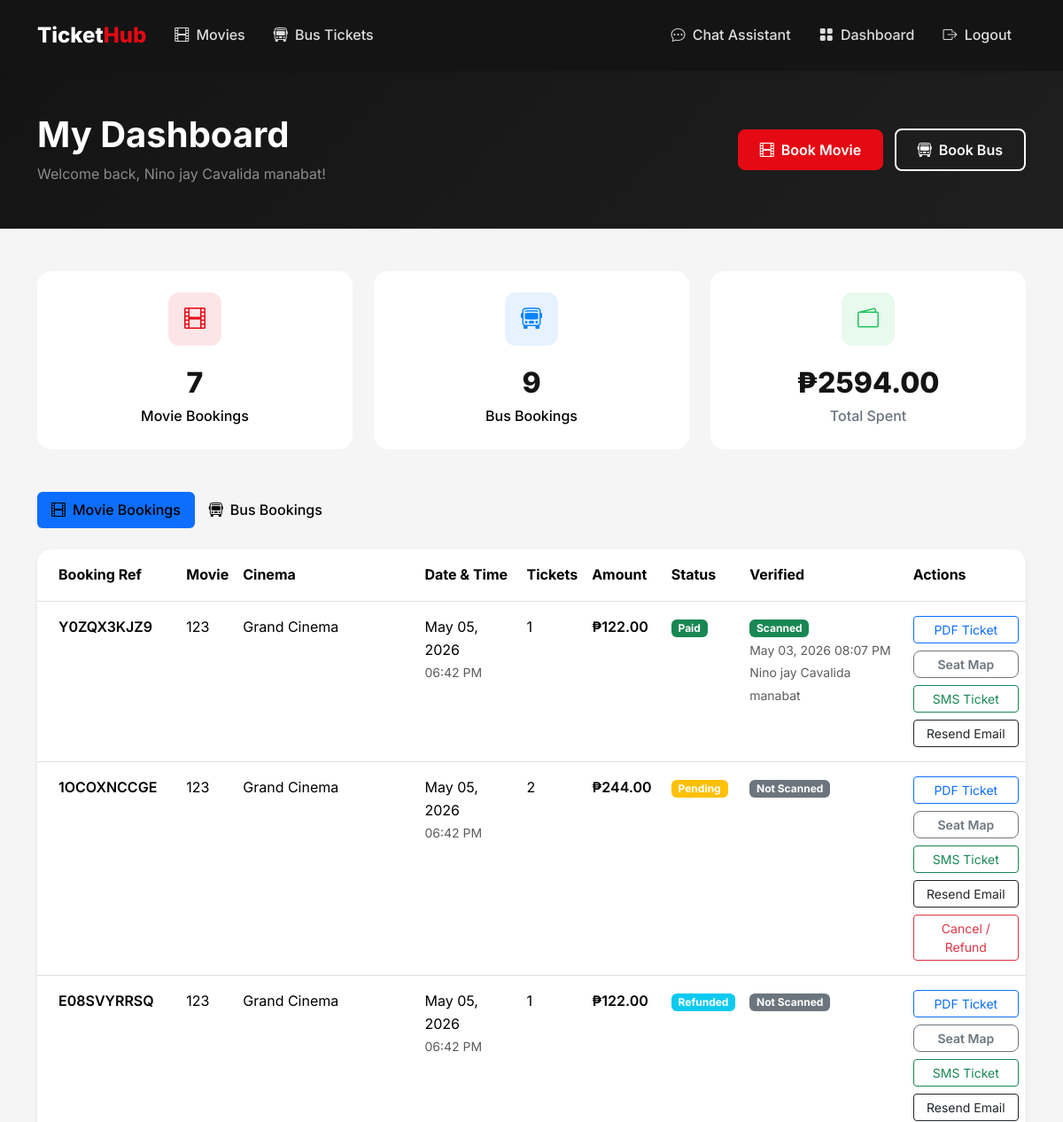
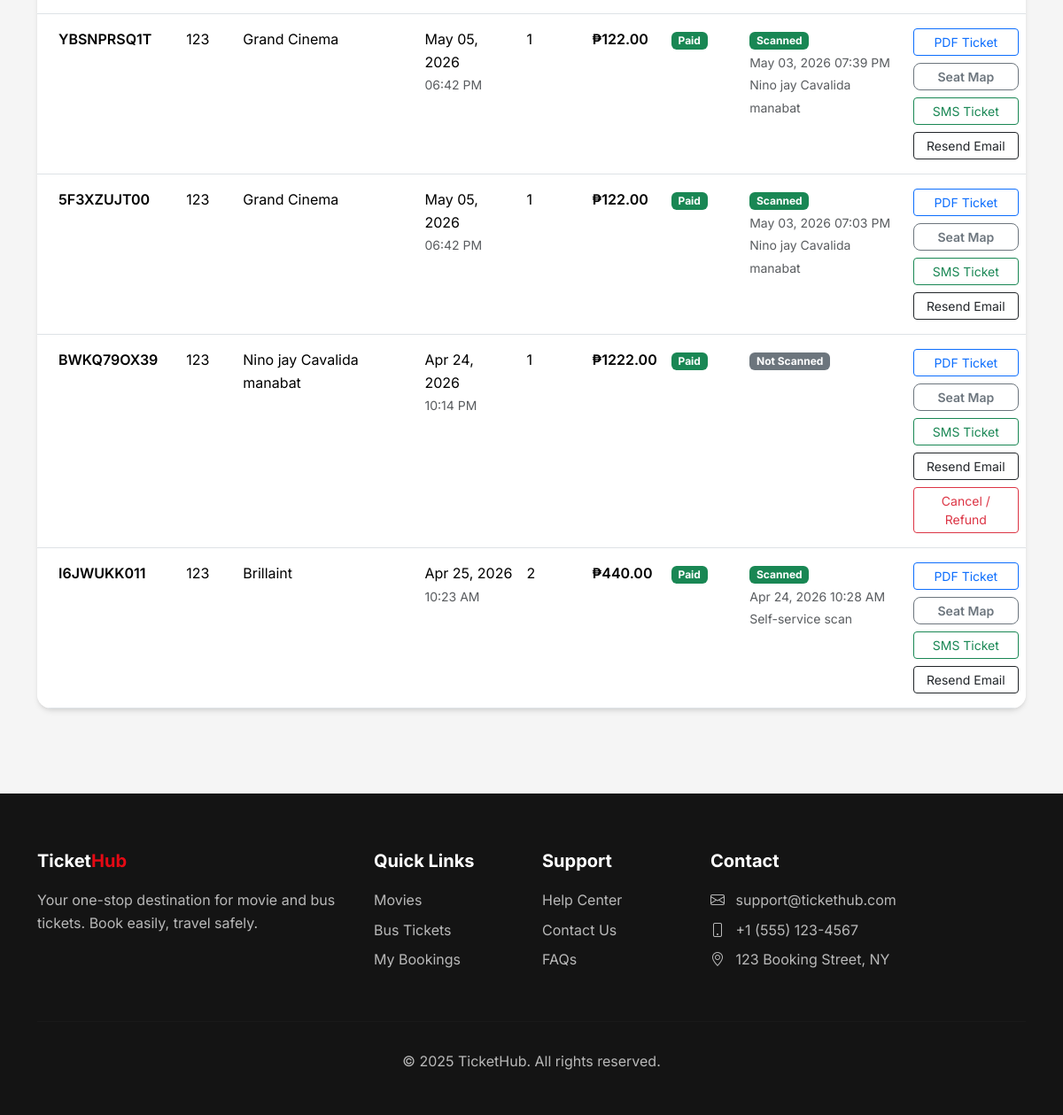
The page /dashboard (signed in) on the database its author committed (2 pictures, top to bottom).
### flask_app/app.py (models this page shows, shortened)
class User(UserMixin, db.Model):
    id = db.Column(db.Integer, primary_key=True)
    email = db.Column(db.String(120), unique=True, nullable=False)
    password_hash = db.Column(db.String(256), nullable=False)
    name = db.Column(db.String(100), nullable=False)
    phone = db.Column(db.String(20))
    is_admin = db.Column(db.Boolean, default=False)
    is_bus_operator = db.Column(db.Boolean, default=False)
    is_cinema_operator = db.Column(db.Boolean, default=False)
    created_at = db.Column(db.DateTime, default=datetime.utcnow)
    movie_bookings = db.relationship('MovieBooking', foreign_keys='MovieBooking.user_id', backref='user', lazy=True)
    bus_bookings = db.relationship('BusBooking', foreign_keys='BusBooking.user_id', backref='user', lazy=True)

class MovieBooking(db.Model):
    id = db.Column(db.Integer, primary_key=True)
    user_id = db.Column(db.Integer, db.ForeignKey('user.id'), nullable=False)
    showtime_id = db.Column(db.Integer, db.ForeignKey('showtime.id'), nullable=False)
    num_tickets = db.Column(db.Integer, nullable=False)
    seat_numbers = db.Column(db.String(200))
    total_amount = db.Column(db.Float, nullable=False)
    payment_status = db.Column(db.String(20), default='pending')  # pending, completed, failed, refunded
    payment_method = db.Column(db.String(20))     # 'card', 'gcash', 'paymaya', 'paypal'
    payment_reference = db.Column(db.String(255)) # PayMongo source/payment id
    booking_reference = db.Column(db.String(20), unique=True)
    is_verified = db.Column(db.Boolean, default=False, nullable=False)
    verified_at = db.Column(db.DateTime, nullable=True)
    verified_by_id = db.Column(db.Integer, db.ForeignKey('user.id'), nullable=True)
    cancelled_at = db.Column(db.DateTime, nullable=True)
    cancelled_by_id = db.Column(db.Integer, db.ForeignKey('user.id'), nullable=True)
    cancellation_reason = db.Column(db.String(255), nullable=True)
    refund_reference = db.Column(db.String(255), nullable=True)
    refunded_at = db.Column(db.DateTime, nullable=True)
    created_at = db.Column(db.DateTime, default=datetime.utcnow)
    verified_by = db.relationship('User', foreign_keys=[verified_by_id], backref='verified_movie_bookings')
    cancelled_by = db.relationship('User', foreign_keys=[cancelled_by_id], backref='cancelled_movie_bookings')

class Movie(db.Model):
    id = db.Column(db.Integer, primary_key=True)
    title = db.Column(db.String(200), nullable=False)
    description = db.Column(db.Text)
    genre = db.Column(db.String(100))
    duration = db.Column(db.Integer)  # in minutes
    rating = db.Column(db.String(10))  # PG, PG-13, R, etc.
    poster_image = db.Column(db.String(255))
    trailer_url = db.Column(db.String(255))
    release_date = db.Column(db.Date)
    is_active = db.Column(db.Boolean, default=True)
    created_at = db.Column(db.DateTime, default=datetime.utcnow)
    showtimes = db.relationship('Showtime', backref='movie', lazy=True, cascade='all, delete-orphan')

class Cinema(db.Model):
    id = db.Column(db.Integer, primary_key=True)
    name = db.Column(db.String(100), nullable=False)
    location = db.Column(db.String(200))
    total_seats = db.Column(db.Integer, default=100)
    operator_id = db.Column(db.Integer, db.ForeignKey('user.id'), nullable=True)
    image = db.Column(db.String(255))  # for picture
    seat_layout_style = db.Column(db.String(40), default=DEFAULT_CINEMA_LAYOUT_STYLE, nullable=False)
    vip_rows = db.Column(db.Integer, default=DEFAULT_CINEMA_VIP_ROWS)
    vip_surcharge = db.Column(db.Float, default=DEFAULT_CINEMA_VIP_SURCHARGE)
    showtimes = db.relationship('Showtime', backref='cinema', lazy=True, cascade='all, delete-orphan')
    operator = db.relationship('User', foreign_keys=[operator_id], backref='cinemas')

class Showtime(db.Model):
    id = db.Column(db.Integer, primary_key=True)
    movie_id = db.Column(db.Integer, db.ForeignKey('movie.id'), nullable=False)
    cinema_id = db.Column(db.Integer, db.ForeignKey('cinema.id'), nullable=False)
    show_date = db.Column(db.Date, nullable=False)
    show_time = db.Column(db.Time, nullable=False)
    price = db.Column(db.Float, nullable=False)
    available_seats = db.Column(db.Integer)
    bookings = db.relationship('MovieBooking', backref='showtime', lazy=True, cascade='all, delete-orphan')

### flask_app/app.py (the view)
@app.route('/dashboard')
@login_required
@regular_user_only
def dashboard():
    movie_bookings = MovieBooking.query.filter_by(user_id=current_user.id).order_by(MovieBooking.created_at.desc()).all()
    bus_bookings = BusBooking.query.filter_by(user_id=current_user.id).order_by(BusBooking.created_at.desc()).all()
    latest_email_statuses = get_latest_email_status_map(current_user.id)
    return render_template(
        'dashboard/index.html',
        movie_bookings=movie_bookings,
        bus_bookings=bus_bookings,
        latest_email_statuses=latest_email_statuses
    )

### flask_app/templates/dashboard/index.html (shortened to what this page needs)
{% extends 'base.html' %}
{% block content %}
<section class="py-5" style="background: linear-gradient(135deg, var(--dark) 0%, var(--dark-lighter) 100%);">
    <div class="container">
        <div class="row align-items-center">
            <div class="col">
                <h1 class="text-white fw-bold mb-2">My Dashboard</h1>
                <p class="text-white-50 mb-0">Welcome back, {{ current_user.name }}!</p>
            </div>
            <div class="col-auto">
                <a href="{{ url_for('movies') }}" class="btn btn-primary me-2">
                    <i class="bi bi-film me-2"></i>Book Movie
                </a>
                <a href="{{ url_for('bus_routes') }}" class="btn btn-outline-light">
                    <i class="bi bi-bus-front me-2"></i>Book Bus
                </a>
            </div>
        </div>
    </div>
</section>
<section class="py-5">
    <div class="container">
        <div class="row g-4 mb-5">
            <div class="col-md-4">
                <div class="stat-card">
                    <div class="stat-icon" style="background: rgba(229, 9, 20, 0.1);">
                        <i class="bi bi-film" style="color: var(--primary);"></i>
                    </div>
                    <div class="stat-value">{{ movie_bookings|length }}</div>
                    <div class="stat-label" style="color: #000;">Movie Bookings</div>
                </div>
            </div>
            <div class="col-md-4">
                <div class="stat-card">
                    <div class="stat-icon" style="background: rgba(10, 132, 255, 0.1);">
                        <i class="bi bi-bus-front" style="color: var(--secondary);"></i>
                    </div>
                    <div class="stat-value">{{ bus_bookings|length }}</div>
                    <div class="stat-label" style="color: #000;">Bus Bookings</div>
                </div>
            </div>
            <div class="col-md-4">
                <div class="stat-card">
                    <div class="stat-icon" style="background: rgba(34, 197, 94, 0.1);">
                        <i class="bi bi-wallet2" style="color: #22C55E;"></i>
                    </div>
                    <div class="stat-value">₱{{ "%.2f"|format(
                        (movie_bookings|selectattr('payment_status', 'equalto', 'completed')|sum(attribute='total_amount')) +
                        (movie_bookings|selectattr('payment_status', 'equalto', 'paid')|sum(attribute='total_amount')) +
                        (bus_bookings|selectattr('payment_status', 'equalto', 'completed')|sum(attribute='total_amount')) +
                        (bus_bookings|selectattr('payment_status', 'equalto', 'paid')|sum(attribute='total_amount'))
                    ) }}</div>
                    <div class="stat-label">Total Spent</div>
                </div>
            </div>
        </div>
        <ul class="nav nav-pills mb-4" role="tablist">
            <li class="nav-item">
                <button class="nav-link active px-4" data-bs-toggle="pill" data-bs-target="#movie-bookings" style="color: #000 !important;">
                    <i class="bi bi-film me-2"></i>Movie Bookings
                </button>
            </li>
            <li class="nav-item">
                <button class="nav-link px-4" data-bs-toggle="pill" data-bs-target="#bus-bookings" style="color: #000 !important;">
                    <i class="bi bi-bus-front me-2"></i>Bus Bookings
                </button>
            </li>
        </ul>
        <div class="tab-content">
            <div class="tab-pane fade show active" id="movie-bookings">
                {% if movie_bookings %}
                    <div class="card">
                        <div class="table-responsive">
                            <table class="table table-hover mb-0">
                                <thead class="bg-light">
                                    <tr>
                                        <th class="px-4 py-3">Booking Ref</th>
                                        <th class="py-3">Movie</th>
                                        <th class="py-3">Cinema</th>
                                        <th class="py-3">Date & Time</th>
                                        <th class="py-3">Tickets</th>
                                        <th class="py-3">Amount</th>
                                        <th class="py-3">Status</th>
                                        <th class="py-3">Verified</th>
                                        <th class="py-3">Actions</th>
                                    </tr>
                                </thead>
                                <tbody>
                                    {% for booking in movie_bookings %}
                                    <tr>
                                        <td class="px-4 py-3">
                                            <span class="fw-semibold">{{ booking.booking_reference }}</span>
                                        </td>
                                        <td class="py-3">{{ booking.showtime.movie.title }}</td>
                                        <td class="py-3">{{ booking.showtime.cinema.name }}</td>
                                        <td class="py-3">
                                            {{ booking.showtime.show_date.strftime('%b %d, %Y') }}<br>
                                            <small class="text-muted">{{ booking.showtime.show_time.strftime('%I:%M %p') }}</small>
                                        </td>
                                        <td class="py-3">{{ booking.num_tickets }}</td>
                                        <td class="py-3 fw-semibold">₱{{ "%.2f"|format(booking.total_amount) }}</td>
                                        <td class="py-3">
                                            <span class="badge bg-{{ booking.payment_status|payment_status_badge_class }}">{{ booking.payment_status|payment_status_label }}</span>
                                        </td>
                                        <td class="py-3">
                                            {% if booking.is_verified %}
                                                <span class="badge bg-success">Scanned</span>
                                                <div><small class="text-muted">{{ booking.verified_at.strftime('%b %d, %Y %I:%M %p') if booking.verified_at else '' }}</small></div>
                                                <div><small class="text-muted">{{ booking.verified_by.name if booking.verified_by else 'Self-service scan' }}</small></div>
                                            {% else %}
                                                <span class="badge bg-secondary">Not Scanned</span>
                                            {% endif %}
                                        </td>
                                        <td class="py-3">
                                            <div class="d-flex flex-column gap-2">
                                                <a href="{{ url_for('download_booking_ticket_pdf', booking_type='movie', booking_id=booking.id) }}" class="btn btn-sm btn-outline-primary">PDF Ticket</a>
                                                <a href="{{ url_for('booking_seat_history', booking_type='movie', booking_id=booking.id) }}" class="btn btn-sm btn-outline-secondary">Seat Map</a>
                                                <a href="{{ ticket_sms_href('movie', booking) }}" class="btn btn-sm btn-outline-success">SMS Ticket</a>
                                                <form method="POST" action="{{ url_for('resend_booking_email', booking_type='movie', booking_id=booking.id) }}">
                                                    <button type="submit" class="btn btn-sm btn-outline-dark w-100">Resend Email</button>
                                                </form>
                                                {% if not booking.is_verified and booking.payment_status not in ['cancelled', 'refunded'] %}
                                                <form method="POST" action="{{ url_for('cancel_booking', booking_type='movie', booking_id=booking.id) }}">
                                                    <button type="submit" class="btn btn-sm btn-outline-danger w-100">Cancel / Refund</button>
                                                </form>
                                                {% endif %}
                                            </div>
                                        </td>
                                    </tr>
                                    {% endfor %}
                                </tbody>
                            </table>
                        </div>
                    </div>
                {% endif %}
            </div>
        </div>
    </div>
</section>
{% endblock %}

### rows shown on the page
User: name "Nino jay Cavalida manabat"
MovieBooking: booking_reference "Y0ZQX3KJZ9", showtime.movie "123", showtime.cinema.name "Grand Cinema", showtime.show_date "May 05, 2026", showtime.show_time "06:42 PM", num_tickets "1", total_amount "122.00", payment_status|payment_status_label "Paid", verified_at "May 03, 2026 08:07 PM", verified_by "Nino jay Cavalida manabat"
MovieBooking: booking_reference "1OCOXNCCGE", showtime.movie "123", showtime.cinema.name "Grand Cinema", showtime.show_date "May 05, 2026", showtime.show_time "06:42 PM", num_tickets "2", total_amount "244.00", payment_status|payment_status_label "Pending", is_verified "Not Scanned"
MovieBooking: booking_reference "E08SVYRRSQ", showtime.movie "123", showtime.cinema.name "Grand Cinema", showtime.show_date "May 05, 2026", showtime.show_time "06:42 PM", num_tickets "1", total_amount "122.00", payment_status|payment_status_label "Refunded", is_verified "Not Scanned"
MovieBooking: booking_reference "YBSNPRSQ1T", showtime.movie "123", showtime.cinema.name "Grand Cinema", showtime.show_date "May 05, 2026", showtime.show_time "06:42 PM", num_tickets "1", total_amount "122.00", payment_status|payment_status_label "Paid", verified_at "May 03, 2026 07:39 PM", verified_by "Nino jay Cavalida manabat"
MovieBooking: booking_reference "5F3XZUJT00", showtime.movie "123", showtime.cinema.name "Grand Cinema", showtime.show_date "May 05, 2026", showtime.show_time "06:42 PM", num_tickets "1", total_amount "122.00", payment_status|payment_status_label "Paid", verified_at "May 03, 2026 07:03 PM", verified_by "Nino jay Cavalida manabat"
MovieBooking: booking_reference "BWKQ79OX39", showtime.movie "123", showtime.cinema.name "Nino jay Cavalida manabat", showtime.show_date "Apr 24, 2026", showtime.show_time "10:14 PM", num_tickets "1", total_amount "1222.00", payment_status|payment_status_label "Paid", is_verified "Not Scanned"
MovieBooking: booking_reference "I6JWUKK011", showtime.movie "123", showtime.cinema.name "Brillaint", showtime.show_date "Apr 25, 2026", showtime.show_time "10:23 AM", num_tickets "2", total_amount "440.00", payment_status|payment_status_label "Paid", verified_at "Apr 24, 2026 10:28 AM", verified_by "Self-service scan"

### other values the page prints
{{ movie_bookings|length }} "7"
{{ bus_bookings|length }} "9"
